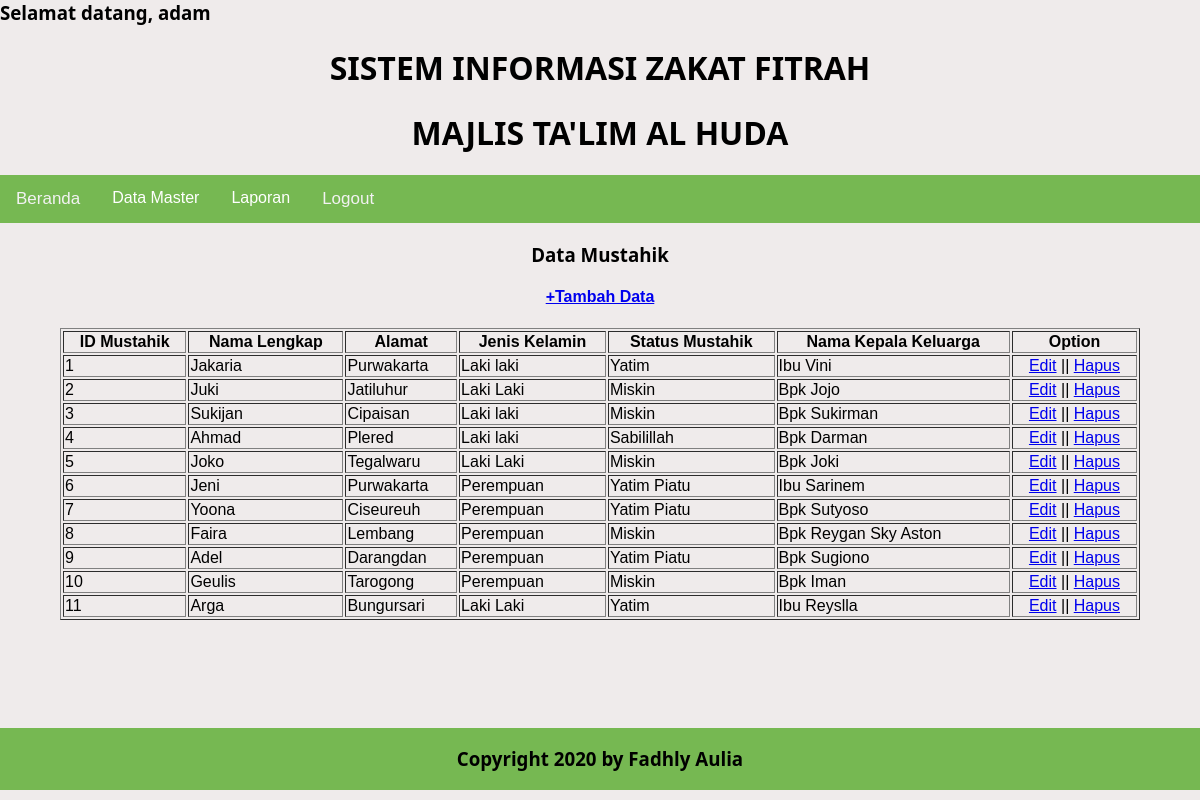
The page /data_mustahik.php (signed in) on the database its author committed.
### tables this page shows
CREATE TABLE `data_mustahik` (
  `id_mustahik` int(11) NOT NULL,
  `nama_mustahik` varchar(200) NOT NULL,
  `alamat` varchar(200) NOT NULL,
  `jenis_kelamin` varchar(200) NOT NULL,
  `status_mustahik` varchar(500) NOT NULL,
  `nama_kk` varchar(500) NOT NULL
);

### data_mustahik.php (the view, shortened to what this page needs)
<?php
$query = "select * from data_mustahik";
$cek = mysql_query($query);
?>
<html>
    <head>
        <link rel = "stylesheet" href="style.css"/>
    </head>
    <body>
    <h3>Selamat datang, <?php echo $_SESSION["login_user"]; ?></h3>
    <h1>SISTEM INFORMASI ZAKAT FITRAH</h1>
        <h1>MAJLIS TA'LIM AL HUDA</h1>
<div class="topnav">
    <a href="home.php">Beranda</a>
    <div class="subnav">
  <button class="subnavbtn">Data Master<i class="fa fa-caret-down"></i></button>
  </div>
  <div class="subnav">
  <button class="subnavbtn">Laporan<i class="fa fa-caret-down"></i></button>
</div>
  <a href="logout.php">Logout</a>
</div>
<h3 align = center >Data Mustahik</h3>
<center>
    <table border = 1 width="90%">
        <tr>
            <th>ID Mustahik</th>
            <th>Nama Lengkap</th>
            <th>Alamat</th>
            <th>Jenis Kelamin</th>
            <th>Status Mustahik</th>
            <th>Nama Kepala Keluarga</th>
            <th>Option</th>
            <h4><a href="tambah_mustahik.php">+Tambah Data</a></h4>
            <?php
            while($data = mysql_fetch_assoc($cek)){
                ?>
                <tr>
                    <td><?php echo $data['id_mustahik'];?></td>
                    <td><?php echo $data['nama_mustahik'];?></td>
                    <td><?php echo $data['alamat'];?></td>
                    <td><?php echo $data['jenis_kelamin'];?></td>
                    <td><?php echo $data['status_mustahik'];?></td>
                    <td><?php echo $data['nama_kk'];?></td>
                    <td align = center><a href="edit_mustahik.php?id=<?php echo $data['id_mustahik'];?>">Edit</a> ||
                <a href="hapus_mustahik.php?id=<?php echo $data['id_mustahik'];?>">Hapus</a></td>
            </tr>
            <?php
            }
            ?>
        </tr>
    </table>
</center>
<br/><br/><br/><br/><br/><br/>
<div class = "topnav">
<h3 align = center>Copyright 2020 by Fadhly Aulia</h3>
</div>
</body>
</html>

### style.css (style rules this page uses)
body { margin: 0; font-family: Arial, Helvetica, sans-serif; box-sizing: border-box; background-color: rgba(236, 231, 231, 0.822); }
.topnav { overflow: hidden; background-color: #76b852; position: center; }
.topnav a { float: left; color: #f2f2f2; text-align: center; padding: 14px 16px; text-decoration: none; font-size: 17px; }
.subnav { float: left; overflow: hidden; }
.subnav .subnavbtn { font-size: 16px; border: none; outline: none; color: white; padding: 14px 16px; background-color: inherit; font-family: inherit; margin: 0; }
h4 { color:white; font-family: Arial, Helvetica, sans-serif; }
h3 { color: black; font-family: 'Segoe UI'; }
h1 { text-align: center; color: black; font-family: 'Segoe UI'; }

### rows shown on the page
data_mustahik: id_mustahik "1", nama_mustahik "Jakaria", alamat "Purwakarta", jenis_kelamin "Laki laki", status_mustahik "Yatim", nama_kk "Ibu Vini"
data_mustahik: id_mustahik "2", nama_mustahik "Juki", alamat "Jatiluhur", jenis_kelamin "Laki Laki", status_mustahik "Miskin", nama_kk "Bpk Jojo"
data_mustahik: id_mustahik "3", nama_mustahik "Sukijan", alamat "Cipaisan", jenis_kelamin "Laki laki", status_mustahik "Miskin", nama_kk "Bpk Sukirman"
data_mustahik: id_mustahik "4", nama_mustahik "Ahmad", alamat "Plered", jenis_kelamin "Laki laki", status_mustahik "Sabilillah", nama_kk "Bpk Darman"
data_mustahik: id_mustahik "5", nama_mustahik "Joko", alamat "Tegalwaru", jenis_kelamin "Laki Laki", status_mustahik "Miskin", nama_kk "Bpk Joki"
data_mustahik: id_mustahik "6", nama_mustahik "Jeni", alamat "Purwakarta", jenis_kelamin "Perempuan", status_mustahik "Yatim Piatu", nama_kk "Ibu Sarinem"
data_mustahik: id_mustahik "7", nama_mustahik "Yoona", alamat "Ciseureuh", jenis_kelamin "Perempuan", status_mustahik "Yatim Piatu", nama_kk "Bpk Sutyoso"
data_mustahik: id_mustahik "8", nama_mustahik "Faira", alamat "Lembang", jenis_kelamin "Perempuan", status_mustahik "Miskin", nama_kk "Bpk Reygan Sky Aston"
data_mustahik: id_mustahik "9", nama_mustahik "Adel", alamat "Darangdan", jenis_kelamin "Perempuan", status_mustahik "Yatim Piatu", nama_kk "Bpk Sugiono"
data_mustahik: id_mustahik "10", nama_mustahik "Geulis", alamat "Tarogong", jenis_kelamin "Perempuan", status_mustahik "Miskin", nama_kk "Bpk Iman"
data_mustahik: id_mustahik "11", nama_mustahik "Arga", alamat "Bungursari", jenis_kelamin "Laki Laki", status_mustahik "Yatim", nama_kk "Ibu Reyslla"

### other values the page prints
$_SESSION["login_user"] "adam"
